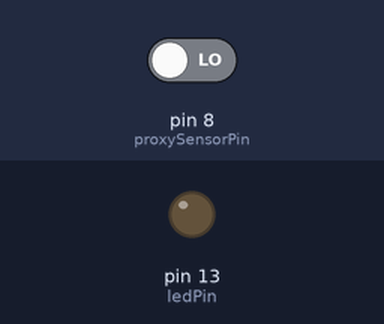
This sketch was run on a simulated Arduino Uno, built with avr-gcc and run on an emulated ATmega328P. Shown: output pins drawn as LEDs (lit = HIGH). The test bench sets the inputs (shaded band); at power-on: pin 8 (proxySensorPin) LOW.

Above: at 1.2 s.
1.3 s: pin 8 (proxySensorPin) driven HIGH
At 2.0 s:
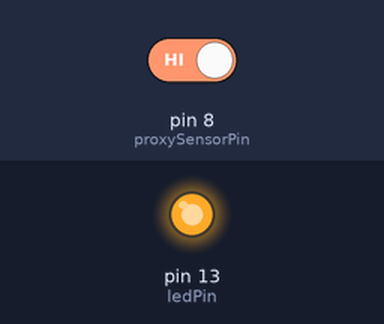
2.8 s: pin 8 (proxySensorPin) driven LOW
At 3.1 s:
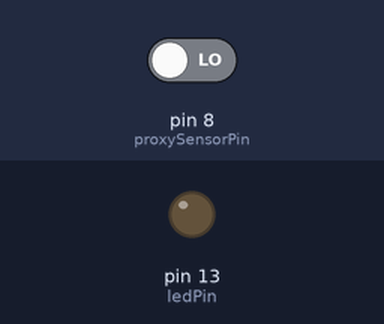
Timing chart, 0 to 5.8 s (numbered marks = the images above; inputs shaded):
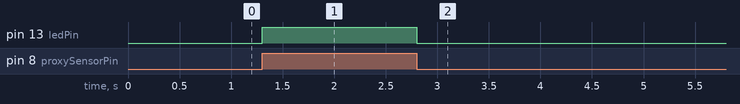

The sketch:

_002-proximity.ino
```cpp
int ledPin = 13;
int proxySensorPin = 8;

void setup() {
  pinMode(proxySensorPin, INPUT);
  pinMode(ledPin, OUTPUT);
}

void loop() {
  int value = digitalRead(proxySensorPin);
  if (value == HIGH) {
    digitalWrite(ledPin, HIGH);
  } else {
    digitalWrite(ledPin, LOW);
  }
}
```

Measured:
- after the input at 1.3 s, pin 13 (ledPin): LOW → HIGH at once
- after the input at 2.8 s, pin 13 (ledPin): HIGH → LOW at once
